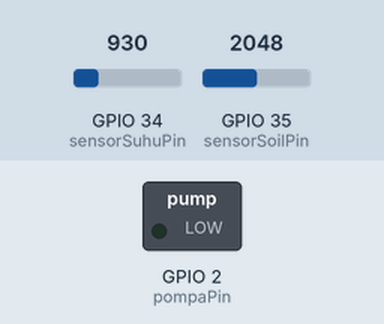
Recording of a sketch running on a simulated ESP32. Shown: switched loads named in the sketch (green lamp = pin HIGH). The inputs (shaded band) are chosen by the test bench; at power-on: GPIO 34 (sensorSuhuPin) = 930, GPIO 35 (sensorSoilPin) = 2048. WiFi joins after 1.5 s; servers stay silent unless stated; uploads are accepted with an empty reply; the local clock reads 2024-03-15 10:24:30 at power-on unless the sketch sets it; what the sketch prints to the serial monitor is not drawn.

Above: at 15.7 s.
At 35.0 s:
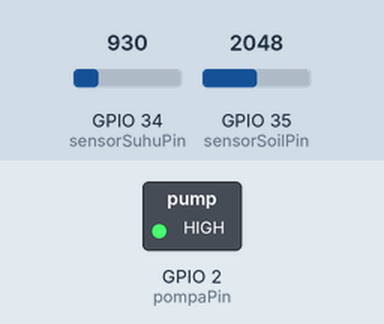
Timing chart, 0 to 40.5 s (numbered marks = the images above):
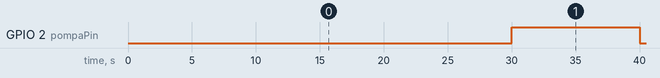

Measured:
- by itself, GPIO 2 (pompaPin): alternates HIGH for 10.0 s and LOW for 20.0 s

The sketch:

coba1.ino
```cpp
#include <WiFi.h>
#include <HTTPClient.h>
#include <WiFiClientSecure.h>

// Ganti dengan data kamu
const char* ssid = "iotot";
const char* password = "mahalbang";

const String firebaseApiKey = "AIzaSyDMF3F0XwgSf9EbSF3GfTZV2QtcZWVwHQE";
const String projectId = "irrigation-38972";
const String collection = "Riwayat";

const int pompaPin = 2; // GPIO untuk pompa
const int sensorSuhuPin = 34;  // ADC input untuk sensor suhu
const int sensorSoilPin = 35;   // ADC input untuk kelembapan tanah

bool pompaStatus = false;

// Fungsi untuk membaca sensor suhu (contoh sederhana pakai sensor analog)
float bacaSuhu() {
  int adcValue = analogRead(sensorSuhuPin);
  // Konversi ADC ke suhu (ini contoh asumsi sensor TMP36 atau sejenis)
  float voltage = adcValue * (3.3 / 4095.0);
  float tempC = (voltage - 0.5) * 100.0;
  return tempC;
}

// Fungsi untuk baca kelembapan tanah
int bacaKelembapan() {
  int soilValue = analogRead(sensorSoilPin);
  // Bisa ditambahkan kalibrasi sesuai sensor
  return soilValue;
}

// Fungsi ambil timestamp ISO8601 untuk Firebase
String getTimestamp() {
  time_t now;
  struct tm timeinfo;
  if (!getLocalTime(&timeinfo)) {
    return "";
  }
  char buf[25];
  strftime(buf, sizeof(buf), "%Y-%m-%dT%H:%M:%SZ", &timeinfo);
  return String(buf);
}

void setupWiFi() {
  Serial.print("Menghubungkan ke WiFi");
  WiFi.begin(ssid, password);
  while (WiFi.status() != WL_CONNECTED) {
    delay(500);
    Serial.print(".");
  }
  Serial.println();
  Serial.print("Terhubung, IP: ");
  Serial.println(WiFi.localIP());

  configTime(0, 0, "pool.ntp.org", "time.nist.gov"); // Sinkronisasi waktu untuk timestamp
  Serial.println("Waktu sinkron...");
}

// Fungsi untuk update dokumen Riwayat/current di Firestore dengan PATCH
void sendToFirebase(const String& status, float suhu, int soilMoisture) {
  WiFiClientSecure client;
  client.setInsecure(); // Untuk development, bypass sertifikat SSL

  HTTPClient https;

  String url = "https://firestore.googleapis.com/v1/projects/" + projectId +
               "/databases/(default)/documents/" + collection + "/current?key=" + firebaseApiKey;

  String payload = "{"
                   "\"fields\": {"
                   "\"status_pompa\": {\"stringValue\": \"" + status + "\"},"
                   "\"suhu\": {\"doubleValue\": " + String(suhu, 2) + "},"
                   "\"kelembapan\": {\"integerValue\": " + String(soilMoisture) + "},"
                   "\"waktu\": {\"timestampValue\": \"" + getTimestamp() + "\"}"
                   "}"
                   "}";

  Serial.println("Mengirim data ke Firebase:");
  Serial.println(payload);

  https.begin(client, url);
  https.addHeader("Content-Type", "application/json");

  int httpCode = https.sendRequest("PATCH", payload);
  String response = https.getString();

  if (httpCode == 200) {
    Serial.println("✅ Data berhasil diupdate di Firebase (Riwayat/current)!");
  } else {
    Serial.printf("❌ Gagal update data, HTTP code: %d\n", httpCode);
    Serial.println("Response: " + response);
  }

  https.end();
}

// Fungsi kontrol pompa
void setPompa(bool status) {
  pompaStatus = status;
  digitalWrite(pompaPin, pompaStatus ? HIGH : LOW);
  Serial.printf("Pompa %s\n", pompaStatus ? "ON" : "OFF");
}

void setup() {
  Serial.begin(115200);
  pinMode(pompaPin, OUTPUT);
  setPompa(false); // Pompa mati awalnya
  setupWiFi();
}

unsigned long lastSend = 0;
const unsigned long interval = 10000; // Kirim data tiap 10 detik

void loop() {
  // Contoh simulasi: nyalakan pompa setiap 30 detik selama 10 detik
  static unsigned long lastToggle = 0;
  unsigned long now = millis();

  if (now - lastToggle > 30000) {
    setPompa(true);
    lastToggle = now;
  }
  if (now - lastToggle > 10000 && pompaStatus == true) {
    setPompa(false);
  }

  if (now - lastSend > interval) {
    lastSend = now;

    float suhu = bacaSuhu();
    int kelembapan = bacaKelembapan();

    Serial.printf("Suhu: %.2f °C, Kelembapan tanah: %d\n", suhu, kelembapan);

    sendToFirebase(pompaStatus ? "ON" : "OFF", suhu, kelembapan);
  }
}
```
